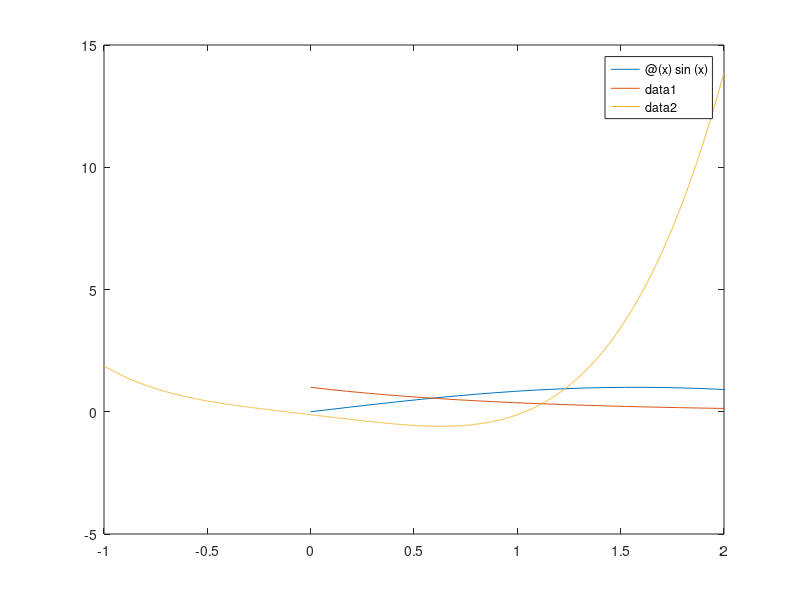

Source code (MATLAB): (Note: this script raises an error after producing the figure.)
%% Author: Philip Melton
%% Goal: solve functions for HW 2
%% Date: 1/28/2023

clear all;
close all;
clc
%% Question 1
% seeing where intersection is
y1 = @(x)sin(x)
y2 = @(x)exp(-x)
fplot(y1,[0,10])
hold on
fplot(y2,[0,10])

y = @(x) sin(x)-exp(-x)
% solving function up to x==1 because smallest positive value will be shown
fsolve(y,1)
%% Question 2
clear all;
close all;
% Finding answer
poly = [1 0 0 -1 -0.12]
roots(poly)
% using iteration
f = @(x) x^4-x-0.12
g = @(x)x^4 -0.12
% guess
    x = 1;
while abs(f(x))>1e-6
    x_old = x
    x = g(x)
    if abs(x-x_old)>1
        disp("diverging")
        break;    
    end
end
fsolve(f,1)
fplot(f,[-1,2])

%% Question 3
% creating function
h = @(x) 7^(1/3)-x
% using fsolve to find answer
fsolve(h,2)

%% Question 4
clear all;
close all;
x = optimvar('x',2)
% making equations
eq1 = x(1)+2*x(2)-2 == 0
eq2 = (x(1))^2+4*(x(2))^2-4 == 0
% putting equations into problem
prob = eqnproblem;
prob.Equations.eq1 = eq1;
prob.Equations.eq2 = eq2;
% used to check problem
show(prob);

x0.x = [0 0];
% solving equation
[sol, fval, exitflag] = solve(prob,x0)
disp(sol.x)

%% Question 5
clear all;
close all;
x = optimvar('x',3)
% making equations
eq1 = (x(1))^2+2*(x(2))^2-x(2)-2*x(3) == 0
eq2 = (x(1))^2-8*(x(2))^2+10*x(3) == 0
eq3 = (x(1))^2 - 7*x(2)*x(3) == 0
% putting equations into problem
prob = eqnproblem;
prob.Equations.eq1 = eq1;
prob.Equations.eq2 = eq2;
prob.Equations.eq3 = eq3;
% checking if the equations are right
show(prob)

x0.x = [1 1 0];
% solving equation
% used [0 0 0] but the answer was just 0s
[sol, fval, exitflag] = solve(prob,x0)
disp(sol.x)

%% Question 6
clear all;
close all;
x = optimvar('x',3)
% making equations
% x(1) = u; x(2) = v; x(3) = w
eq1 = (x(1)-1)^2+(x(2)-1)^2+(x(3))^2 == 1
eq2 =  (x(1)-1)^2+(x(2))^2+(x(3)-1)^2== 1
eq3 = (x(1))^2-(x(2)-1)^2+(x(3)-1)^2 == 1
% putting equations into problem
prob = eqnproblem;
prob.Equations.eq1 = eq1;
prob.Equations.eq2 = eq2;
prob.Equations.eq3 = eq3;
% checking if the equations are right
show(prob);

x0.x = [1 1 0];
% solving equation
[sol, fval, exitflag] = solve(prob,x0)
disp(sol.x)

%% Test
clear all;
close all;
syms u v w
eq = [(u-1)^2+(v-1)^2+w^2==1;(u-1)^2+(v)^2+(w-1)^2==1;(u)^2+(v-1)^2+(w-1)^2==1];

